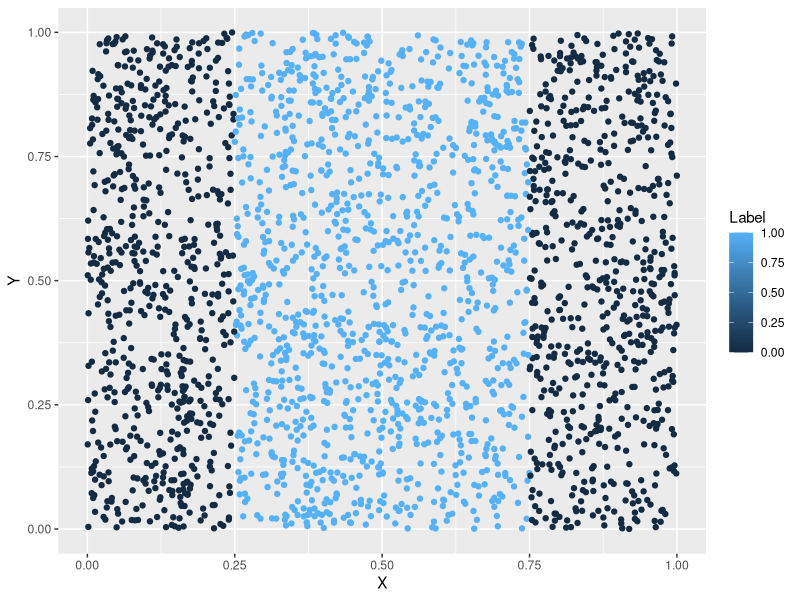
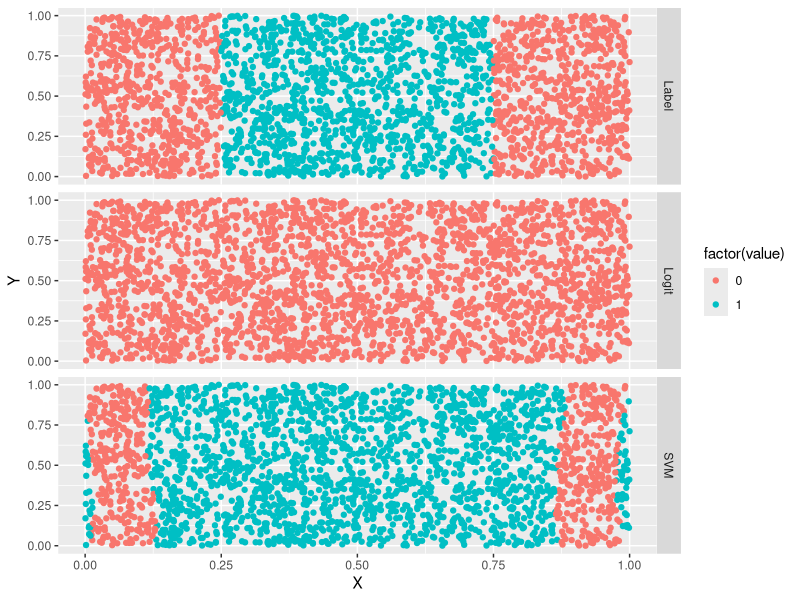
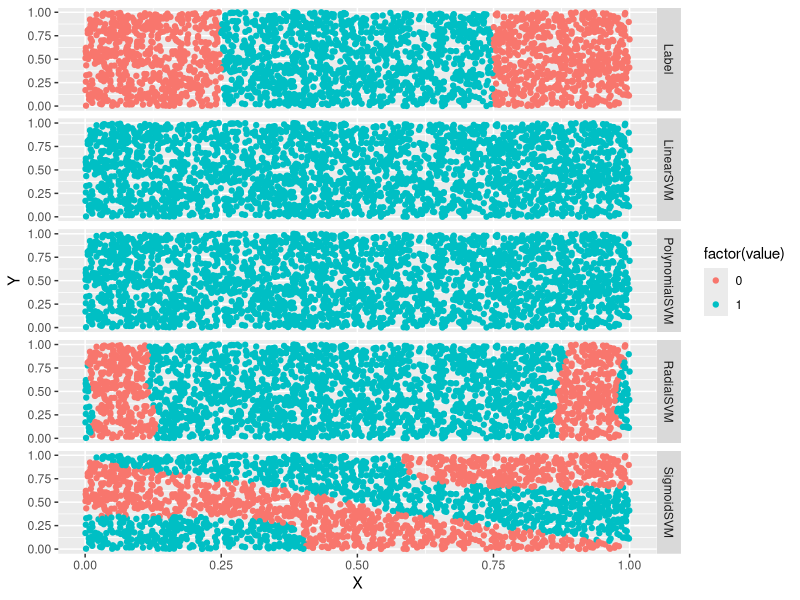
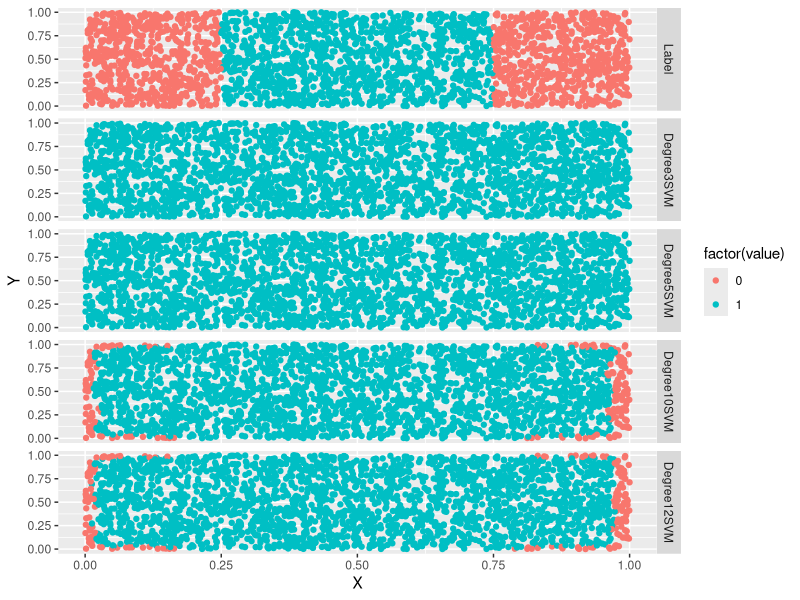
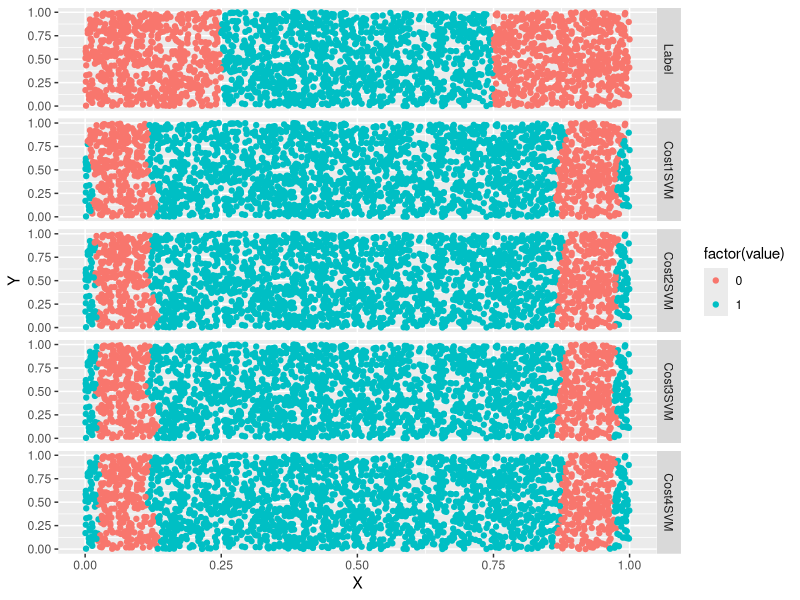

Recreate these plots in R, in order.
setwd('C:\\Users\\Ivan.Liuyanfeng\\Desktop\\Data_Mining_Work_Space\\Model-Comparison')
require(ggplot2)
list.files('data')
df <- read.csv('data/df.csv')
head(df)
# data visualization
png('df.png')
ggplot(data = df,aes(x=X,y=Y,color=Label))+geom_point()
dev.off()

# model test
logit.fit <- glm(Label~.,family=binomial(link='logit'),data=df)
logit.prediction <- ifelse(predict(logit.fit)>0,1,0)
mean(with(df,logit.prediction==Label))
mean(with(df,0==Label))

# SVMs
library(e1071)
svm.fit <- svm(Label~.,data=df)
svm.predictions <- ifelse(predict(svm.fit)>0,1,0)
mean(with(df,svm.predictions==Label))

# plot predictions
df <- cbind(df,data.frame(Logit=ifelse(predict(logit.fit)>0,1,0),SVM=ifelse(predict(svm.fit)>0,1,0)))
head(df)
require(reshape2)
predictions <- melt(df,id.vars=c('X','Y'))
head(predictions)
png('predictions.png',height=800,width=600)
ggplot(predictions, aes(X,Y, color=factor(value)))+geom_point()+facet_grid(variable~.)
dev.off()

# Kernel trick - linear, polynomial, radial, sigmoid
df <- df[,c('X','Y','Label')]
linear.svm.fit <- svm(Label~X+Y, data=df, kernel='linear')
with(df,mean(Label== ifelse(predict(linear.svm.fit)>0,1,0)))

polynomial.svm.fit <- svm(Label~X+Y, data=df, kernel='polynomial')
with(df,mean(Label== ifelse(predict(polynomial.svm.fit)>0,1,0)))

radial.svm.fit <- svm(Label~X+Y, data=df, kernel='radial')
with(df,mean(Label== ifelse(predict(radial.svm.fit)>0,1,0)))

sigmoid.svm.fit <- svm(Label~X+Y, data=df, kernel='sigmoid')
with(df,mean(Label== ifelse(predict(sigmoid.svm.fit)>0,1,0)))

df<- cbind(df,data.frame(LinearSVM = ifelse(predict(linear.svm.fit) > 0, 1, 0),
                         PolynomialSVM = ifelse(predict(polynomial.svm.fit) > 0, 1, 0),
                         RadialSVM = ifelse(predict(radial.svm.fit) > 0, 1, 0),
                         SigmoidSVM = ifelse(predict(sigmoid.svm.fit) > 0, 1, 0)))
predictions <- melt(df, id.vars = c('X','Y'))
png('kernel.png',height = 600,width=800)
ggplot(predictions, aes(X,Y,color=factor(value)))+geom_point()+facet_grid(variable~.)
dev.off()

# tuning degree hyperparameter
polynomial.degree3.svm.fit <- svm(Label~X+Y, data=df,kernel = 'polynomial', degree=3)
with(df, mean(Label != ifelse(predict(polynomial.degree3.svm.fit)>0,1,0)))

polynomial.degree5.svm.fit <- svm(Label~X+Y, data=df,kernel = 'polynomial', degree=5)
with(df, mean(Label != ifelse(predict(polynomial.degree5.svm.fit)>0,1,0)))

polynomial.degree10.svm.fit <- svm(Label~X+Y, data=df,kernel = 'polynomial', degree=10)
with(df, mean(Label != ifelse(predict(polynomial.degree10.svm.fit)>0,1,0)))

polynomial.degree12.svm.fit <- svm(Label~X+Y, data=df,kernel = 'polynomial', degree=12)
with(df, mean(Label != ifelse(predict(polynomial.degree12.svm.fit)>0,1,0)))

# plot 
df <- df[,c('X','Y','Label')]
df <- cbind(df, data.frame(Degree3SVM = ifelse(predict(polynomial.degree3.svm.fit) > 0,
                                               1,
                                               0),
                           Degree5SVM = ifelse(predict(polynomial.degree5.svm.fit) > 0,
                                               1,
                                               0),
                           Degree10SVM = ifelse(predict(polynomial.degree10.svm.fit) > 0,
                                                1,
                                                0),
                           Degree12SVM = ifelse(predict(polynomial.degree12.svm.fit) > 0,
                                                1,
                                                0)))
predictions <- melt(df,id.vars = c('X','Y'))
png('degree_hyperparameter.png',height=600,width=800)
ggplot(predictions, aes(X,Y,color=factor(value)))+geom_point()+facet_grid(variable~.)
dev.off()

# tuning cost hyperparameter
radial.cost1.svm.fit <- svm(Label ~ X + Y,
                            data = df,
                            kernel = 'radial',
                            cost = 1)
with(df, mean(Label == ifelse(predict(radial.cost1.svm.fit) > 0, 1, 0)))
radial.cost2.svm.fit <- svm(Label ~ X + Y,
                            data = df,kernel = 'radial',
                            cost = 2)
with(df, mean(Label == ifelse(predict(radial.cost2.svm.fit) > 0, 1, 0)))
radial.cost3.svm.fit <- svm(Label ~ X + Y,
                            data = df,
                            kernel = 'radial',
                            cost = 3)
with(df, mean(Label == ifelse(predict(radial.cost3.svm.fit) > 0, 1, 0)))
radial.cost4.svm.fit <- svm(Label ~ X + Y,
                            data = df,
                            kernel = 'radial',
                            cost = 4)
with(df, mean(Label == ifelse(predict(radial.cost4.svm.fit) > 0, 1, 0)))
#plot
df <- df[, c('X', 'Y', 'Label')]
df <- cbind(df,
            data.frame(Cost1SVM = ifelse(predict(radial.cost1.svm.fit) > 0, 1, 0),
                       Cost2SVM = ifelse(predict(radial.cost2.svm.fit) > 0, 1, 0),
                       Cost3SVM = ifelse(predict(radial.cost3.svm.fit) > 0, 1, 0),
                       Cost4SVM = ifelse(predict(radial.cost4.svm.fit) > 0, 1, 0)))
predictions <- melt(df, id.vars = c('X', 'Y'))
png('cost_hyperparameter.png',height=600,width=800)
ggplot(predictions, aes(x = X, y = Y, color = factor(value))) +
    geom_point() +
    facet_grid(variable ~ .)
dev.off()

# gamma hyperparameter
sigmoid.gamma1.svm.fit <- svm(Label ~ X + Y,
                              data = df,
                              kernel = 'sigmoid',
                              gamma = 1)
with(df, mean(Label == ifelse(predict(sigmoid.gamma1.svm.fit) > 0, 1, 0)))
sigmoid.gamma2.svm.fit <- svm(Label ~ X + Y,
                              data = df,
                              kernel = 'sigmoid',gamma = 2)
with(df, mean(Label == ifelse(predict(sigmoid.gamma2.svm.fit) > 0, 1, 0)))
sigmoid.gamma3.svm.fit <- svm(Label ~ X + Y,
                              data = df,
                              kernel = 'sigmoid',
                              gamma = 3)
with(df, mean(Label == ifelse(predict(sigmoid.gamma3.svm.fit) > 0, 1, 0)))
sigmoid.gamma4.svm.fit <- svm(Label ~ X + Y,
                              data = df,
                              kernel = 'sigmoid',
                              gamma = 4)
with(df, mean(Label == ifelse(predict(sigmoid.gamma4.svm.fit) > 0, 1, 0)))
